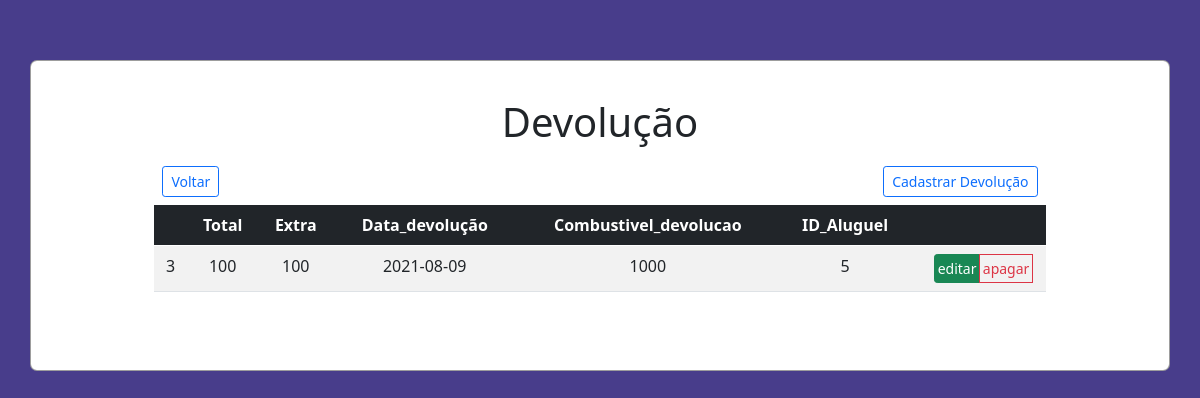
Before: /src/views/devolucao.php with the older database file.
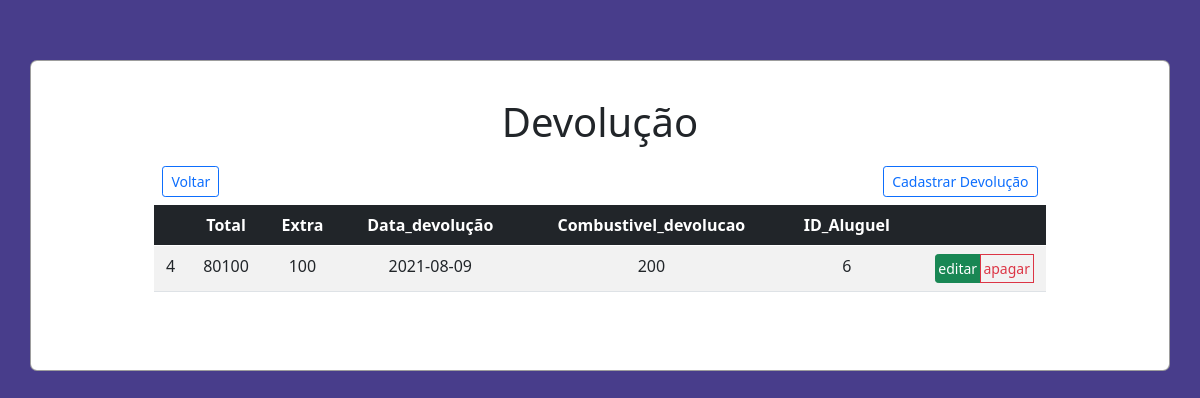
After: the same page with the newer database file.
### tables this page shows
CREATE TABLE `devolucao` (
  `iddevolucao` int(11) NOT NULL,
  `total` varchar(200) NOT NULL,
  `idaluguel` int(11) NOT NULL,
  `combustiveldevolucao` varchar(200) NOT NULL,
  `extra` varchar(200) NOT NULL,
  `datadevolucao` date NOT NULL
);

### src/controller/devolucaoController.php (called while the page is built, shortened)
<?php
require_once '../model/devolucao.php';
require_once '../model/Database.php';
class devolucaoController extends devolucao
{
    protected $tabela = 'devolucao';
     public function findAll()
    {
        $query = "SELECT * FROM $this->tabela";
        $stm = Database::prepare($query);
        $stm->execute();
        $devolucaos = array();
        foreach ($stm->fetchAll() as $devolucao) {
            array_push(
                $devolucaos,
                new devolucao($devolucao->iddevolucao,$devolucao->idaluguel, $devolucao->total, $devolucao->extra,$devolucao->datadevolucao, $devolucao->combustiveldevolucao)
            );
        }
        return $devolucaos;
    }
}

### src/model/Database.php (called while the page is built, shortened)
<?php
class Database
{
    private static $instance;
    public static function getInstance()
    {
        if (!isset(self::$instance)) {
            try {
                self::$instance = new PDO('mysql:host=' . HOST . '; dbname=' . BASE, USER, PASS);
                self::$instance->setAttribute(PDO::ATTR_ERRMODE, PDO::ERRMODE_EXCEPTION);
                self::$instance->setAttribute(PDO::ATTR_DEFAULT_FETCH_MODE, PDO::FETCH_OBJ);
            } catch (PDOException $error) {
                echo $error->getMessage();
            }
        }
        return self::$instance;
    }
    public static function prepare($sql)
    {
        return self::getInstance()->prepare($sql);
    }
}

### src/model/devolucao.php (called while the page is built, shortened)
<?php
class  devolucao
{
    private $iddevolucao;
    private $idaluguel;
    private $total;
    private $extra;
    private $datadevolucao;
    private $combustiveldevolucao;
    public function __construct($iddevolucao,$idaluguel,$total,$extra,$datadevolucao,$combustiveldevolucao)
    {
        $this->iddevolucao = $iddevolucao;
        $this->idaluguel = $idaluguel;
        $this->total = $total;
        $this->extra = $extra;
        $this->datadevolucao = $datadevolucao;
        $this->combustiveldevolucao = $combustiveldevolucao;
    }
    public function getiddevolucao()
    {
        return $this->iddevolucao;
    }
    public function getidaluguel()
    {
        return $this->idaluguel;
    }
    public function gettotal()
    {
        return $this->total;
    }
    public function getextra()
    {
        return $this->extra;
    }
    public function getdatadevolucao()
    {
        return $this->datadevolucao;
    }
    public function getcombustiveldevolucao()
    {
        return $this->combustiveldevolucao;
    }
}

### src/views/devolucao.php (the view, shortened to what this page needs)
<?php
require_once '../controller/devolucaoController.php';
$devolucaos = new devolucaoController();
?>
<!DOCTYPE html>
<html lang="pt_br">
<head>
    <link href="https://cdn.jsdelivr.net/npm/bootstrap@5.0.1/dist/css/bootstrap.min.css" rel="stylesheet">
    <link rel="stylesheet" href="../../public/styles/main.css">
</head>
<body class="text-center">
    <div class="container">
        <h1 class="p-1 title">Devolução</h1>
        <div class="menu p-2">
            <a href="../../index.php" class="btn btn-sm btn-outline-primary">Voltar </a>
            <a href="./cadastrardevolucao.php" class="btn btn-sm btn-outline-primary">Cadastrar Devolução</a>
        </div>
        <table class="table table-striped" id="table">
            <thead class="table-dark">
                <th></th>
                <th>Total</th>
                <th>Extra</th>
                <th>Data_devolução</th>
                <th>Combustivel_devolucao</th>
                <th>ID_Aluguel</th>
                <th></th>
            </thead>
            <tbody>
                <?php
                foreach ($devolucaos->findAll() as $devolucao) { ?>
                    <tr>
                        <td> <?= $devolucao->getiddevolucao() ?> </td>
                        <td> <?= $devolucao->gettotal() ?> </td>
                        <td> <?= $devolucao->getextra() ?> </td>
                        <td> <?= $devolucao->getdatadevolucao() ?> </td>
                        <td> <?= $devolucao->getcombustiveldevolucao() ?> </td>
                        <td> <?= $devolucao->getidaluguel() ?> </td>
                        <td>
                            <div class="btn-group btn-group-sm">
                                <a href="./editardevolucao.php?id=<?= $devolucao->getiddevolucao() ?>" class="btn btn-success">editar</a><br>
                                <a href="./apagardevolucao.php?id=<?= $devolucao->getiddevolucao() ?>"  onclick="return confirm('Tem certeza de que deseja excluir este item?');"class="btn btn-outline-danger">apagar</a>
                                <br>
                            </div>
                        </td>
                    </tr> <?php
                        }
                            ?>
            </tbody>
        </table>
    </div>
</body>
</html>

Changed rows visible on the page:
removed devolucao: iddevolucao "3", total "100", extra "100", datadevolucao "2021-08-09", combustiveldevolucao "1000", idaluguel "5"
added devolucao: iddevolucao "4", total "80100", extra "100", datadevolucao "2021-08-09", combustiveldevolucao "200", idaluguel "6"
